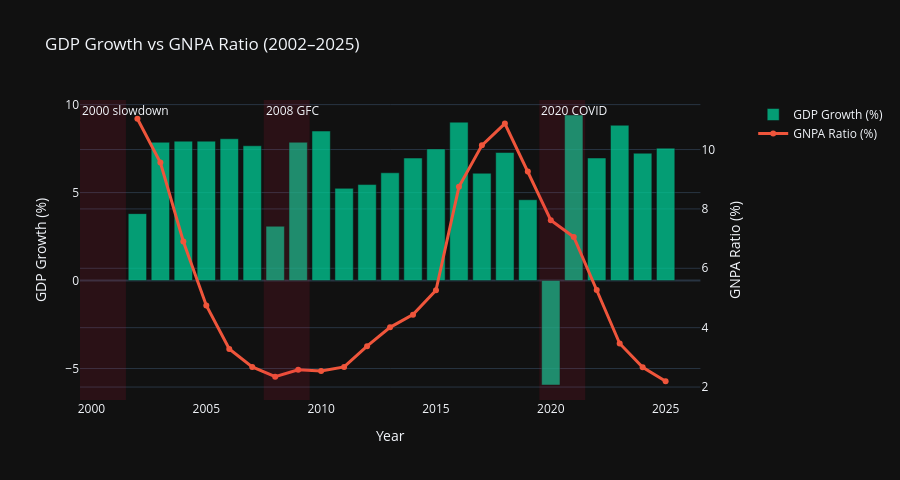

Notebook source saved alongside this figure:
### Code cell
fig = make_subplots(specs=[[{"secondary_y": True}]])
fig.add_trace(go.Bar(x=overlap["year"], y=overlap["gdp_growth"], name="GDP Growth (%)",
                      marker_color="#00CC96", opacity=0.75), secondary_y=False)
fig.add_trace(go.Scatter(x=overlap["year"], y=overlap["gnpa_ratio"], name="GNPA Ratio (%)",
                          line=dict(color="#EF553B", width=3), mode="lines+markers"), secondary_y=True)

for x0, x1, label in recession_windows:
    fig.add_vrect(x0=x0, x1=x1, fillcolor="crimson", opacity=0.12, line_width=0,
                  annotation_text=label, annotation_position="top left")

fig.update_yaxes(title_text="GDP Growth (%)", secondary_y=False)
fig.update_yaxes(title_text="GNPA Ratio (%)", secondary_y=True)
fig.update_layout(title="GDP Growth vs GNPA Ratio (2002–2025)", xaxis_title="Year", height=480)
fig.show()

### Figure 1 — Plotly figure (JSON) as saved in the notebook; plotly's stock layout.template omitted (floating-point values rounded to 4 significant figures)
{"data": [{"marker": {"color": "#00CC96"}, "name": "GDP Growth (%)", "opacity": 0.75, "type": "bar", "x": [2002, 2003, 2004, 2005, 2006, 2007, 2008, 2009, 2010, 2011, 2012, 2013, 2014, 2015, 2016, 2017, 2018, 2019, 2020, 2021, 2022, 2023, 2024, 2025], "xaxis": "x", "y": [3.804, 7.86, 7.923, 7.923, 8.061, 7.661, 3.087, 7.862, 8.498, 5.241, 5.456, 6.126, 6.963, 7.48, 9.002, 6.099, 7.277, 4.593, -5.935, 9.41, 6.967, 8.827, 7.238, 7.526], "yaxis": "y"}, {"line": {"color": "#EF553B", "width": 3}, "mode": "lines+markers", "name": "GNPA Ratio (%)", "type": "scatter", "x": [2002, 2003, 2004, 2005, 2006, 2007, 2008, 2009, 2010, 2011, 2012, 2013, 2014, 2015, 2016, 2017, 2018, 2019, 2020, 2021, 2022, 2023, 2024, 2025], "xaxis": "x", "y": [11.04, 9.563, 6.904, 4.749, 3.28, 2.675, 2.35, 2.583, 2.543, 2.676, 3.377, 4.011, 4.439, 5.258, 8.744, 10.14, 10.87, 9.259, 7.62, 7.053, 5.269, 3.466, 2.666, 2.195], "yaxis": "y2"}], "layout": {"annotations": [{"showarrow": false, "text": "2000 slowdown", "x": 2000.0, "xanchor": "left", "xref": "x", "y": 1, "yanchor": "top", "yref": "y domain"}, {"showarrow": false, "text": "2008 GFC", "x": 2008.0, "xanchor": "left", "xref": "x", "y": 1, "yanchor": "top", "yref": "y domain"}, {"showarrow": false, "text": "2020 COVID", "x": 2020.0, "xanchor": "left", "xref": "x", "y": 1, "yanchor": "top", "yref": "y domain"}], "height": 480, "shapes": [{"fillcolor": "crimson", "line": {"width": 0}, "opacity": 0.12, "type": "rect", "x0": 2000.0, "x1": 2002.0, "xref": "x", "y0": 0, "y1": 1, "yref": "y domain"}, {"fillcolor": "crimson", "line": {"width": 0}, "opacity": 0.12, "type": "rect", "x0": 2008.0, "x1": 2010.0, "xref": "x", "y0": 0, "y1": 1, "yref": "y domain"}, {"fillcolor": "crimson", "line": {"width": 0}, "opacity": 0.12, "type": "rect", "x0": 2020.0, "x1": 2022.0, "xref": "x", "y0": 0, "y1": 1, "yref": "y domain"}], "title": {"text": "GDP Growth vs GNPA Ratio (2002–2025)"}, "xaxis": {"anchor": "y", "domain": [0, 0.94], "title": {"text": "Year"}}, "yaxis": {"anchor": "x", "domain": [0, 1], "title": {"text": "GDP Growth (%)"}}, "yaxis2": {"anchor": "x", "overlaying": "y", "side": "right", "title": {"text": "GNPA Ratio (%)"}}}}
